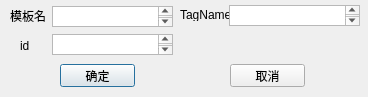
<?xml version="1.0" encoding="UTF-8"?>
<ui version="4.0">
 <class>RepairTemplateDialog</class>
 <widget class="QDialog" name="RepairTemplateDialog">
  <property name="geometry">
   <rect>
    <x>0</x>
    <y>0</y>
    <width>368</width>
    <height>97</height>
   </rect>
  </property>
  <property name="windowTitle">
   <string>RepairTemplateDialog</string>
  </property>
  <widget class="QLabel" name="label">
   <property name="geometry">
    <rect>
     <x>10</x>
     <y>10</y>
     <width>54</width>
     <height>12</height>
    </rect>
   </property>
   <property name="text">
    <string>模板名</string>
   </property>
  </widget>
  <widget class="QPlainTextEdit" name="templteName">
   <property name="geometry">
    <rect>
     <x>52</x>
     <y>6</y>
     <width>121</width>
     <height>21</height>
    </rect>
   </property>
  </widget>
  <widget class="QLabel" name="label_2">
   <property name="geometry">
    <rect>
     <x>180</x>
     <y>9</y>
     <width>54</width>
     <height>12</height>
    </rect>
   </property>
   <property name="text">
    <string>TagName</string>
   </property>
  </widget>
  <widget class="QPlainTextEdit" name="tagName">
   <property name="geometry">
    <rect>
     <x>229</x>
     <y>5</y>
     <width>131</width>
     <height>21</height>
    </rect>
   </property>
  </widget>
  <widget class="QLabel" name="label_3">
   <property name="geometry">
    <rect>
     <x>20</x>
     <y>40</y>
     <width>54</width>
     <height>12</height>
    </rect>
   </property>
   <property name="text">
    <string>id</string>
   </property>
  </widget>
  <widget class="QPlainTextEdit" name="IdName">
   <property name="geometry">
    <rect>
     <x>52</x>
     <y>34</y>
     <width>121</width>
     <height>21</height>
    </rect>
   </property>
  </widget>
  <widget class="QPushButton" name="sureButton">
   <property name="geometry">
    <rect>
     <x>60</x>
     <y>64</y>
     <width>75</width>
     <height>23</height>
    </rect>
   </property>
   <property name="text">
    <string>确定</string>
   </property>
  </widget>
  <widget class="QPushButton" name="cancelButton">
   <property name="geometry">
    <rect>
     <x>230</x>
     <y>64</y>
     <width>75</width>
     <height>23</height>
    </rect>
   </property>
   <property name="text">
    <string>取消</string>
   </property>
  </widget>
 </widget>
 <layoutdefault spacing="6" margin="11"/>
 <resources/>
 <connections/>
</ui>
